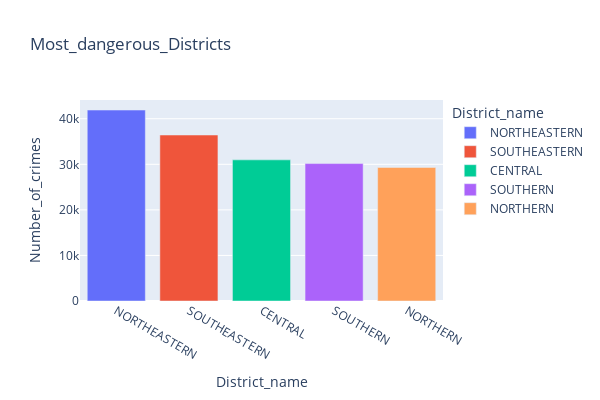

Notebook source saved alongside this figure:
### Code cell
# Plotting the data for the most dangerous districts: 


fig = px.bar(df_most_dangerous_districts, x="District_name", y="Number_of_crimes", title='Most_dangerous_Districts', height=400, width=600, color='District_name')
fig.show()

### Figure 1 — Plotly figure (JSON) as saved in the notebook; plotly's stock layout.template omitted (floating-point values rounded to 4 significant figures)
{"data": [{"alignmentgroup": "True", "hovertemplate": "District_name=%{x}<br>Number_of_crimes=%{y}<extra></extra>", "legendgroup": "NORTHEASTERN", "marker": {"color": "#636efa", "pattern": {"shape": ""}}, "name": "NORTHEASTERN", "offsetgroup": "NORTHEASTERN", "orientation": "v", "showlegend": true, "textposition": "auto", "type": "bar", "x": ["NORTHEASTERN"], "xaxis": "x", "y": [41906], "yaxis": "y"}, {"alignmentgroup": "True", "hovertemplate": "District_name=%{x}<br>Number_of_crimes=%{y}<extra></extra>", "legendgroup": "SOUTHEASTERN", "marker": {"color": "#EF553B", "pattern": {"shape": ""}}, "name": "SOUTHEASTERN", "offsetgroup": "SOUTHEASTERN", "orientation": "v", "showlegend": true, "textposition": "auto", "type": "bar", "x": ["SOUTHEASTERN"], "xaxis": "x", "y": [36425], "yaxis": "y"}, {"alignmentgroup": "True", "hovertemplate": "District_name=%{x}<br>Number_of_crimes=%{y}<extra></extra>", "legendgroup": "CENTRAL", "marker": {"color": "#00cc96", "pattern": {"shape": ""}}, "name": "CENTRAL", "offsetgroup": "CENTRAL", "orientation": "v", "showlegend": true, "textposition": "auto", "type": "bar", "x": ["CENTRAL"], "xaxis": "x", "y": [30975], "yaxis": "y"}, {"alignmentgroup": "True", "hovertemplate": "District_name=%{x}<br>Number_of_crimes=%{y}<extra></extra>", "legendgroup": "SOUTHERN", "marker": {"color": "#ab63fa", "pattern": {"shape": ""}}, "name": "SOUTHERN", "offsetgroup": "SOUTHERN", "orientation": "v", "showlegend": true, "textposition": "auto", "type": "bar", "x": ["SOUTHERN"], "xaxis": "x", "y": [30161], "yaxis": "y"}, {"alignmentgroup": "True", "hovertemplate": "District_name=%{x}<br>Number_of_crimes=%{y}<extra></extra>", "legendgroup": "NORTHERN", "marker": {"color": "#FFA15A", "pattern": {"shape": ""}}, "name": "NORTHERN", "offsetgroup": "NORTHERN", "orientation": "v", "showlegend": true, "textposition": "auto", "type": "bar", "x": ["NORTHERN"], "xaxis": "x", "y": [29310], "yaxis": "y"}], "layout": {"barmode": "relative", "height": 400, "legend": {"title": {"text": "District_name"}, "tracegroupgap": 0}, "title": {"text": "Most_dangerous_Districts"}, "width": 600, "xaxis": {"anchor": "y", "categoryarray": ["NORTHEASTERN", "SOUTHEASTERN", "CENTRAL", "SOUTHERN", "NORTHERN"], "categoryorder": "array", "domain": [0, 1], "title": {"text": "District_name"}}, "yaxis": {"anchor": "x", "domain": [0, 1], "title": {"text": "Number_of_crimes"}}}}
